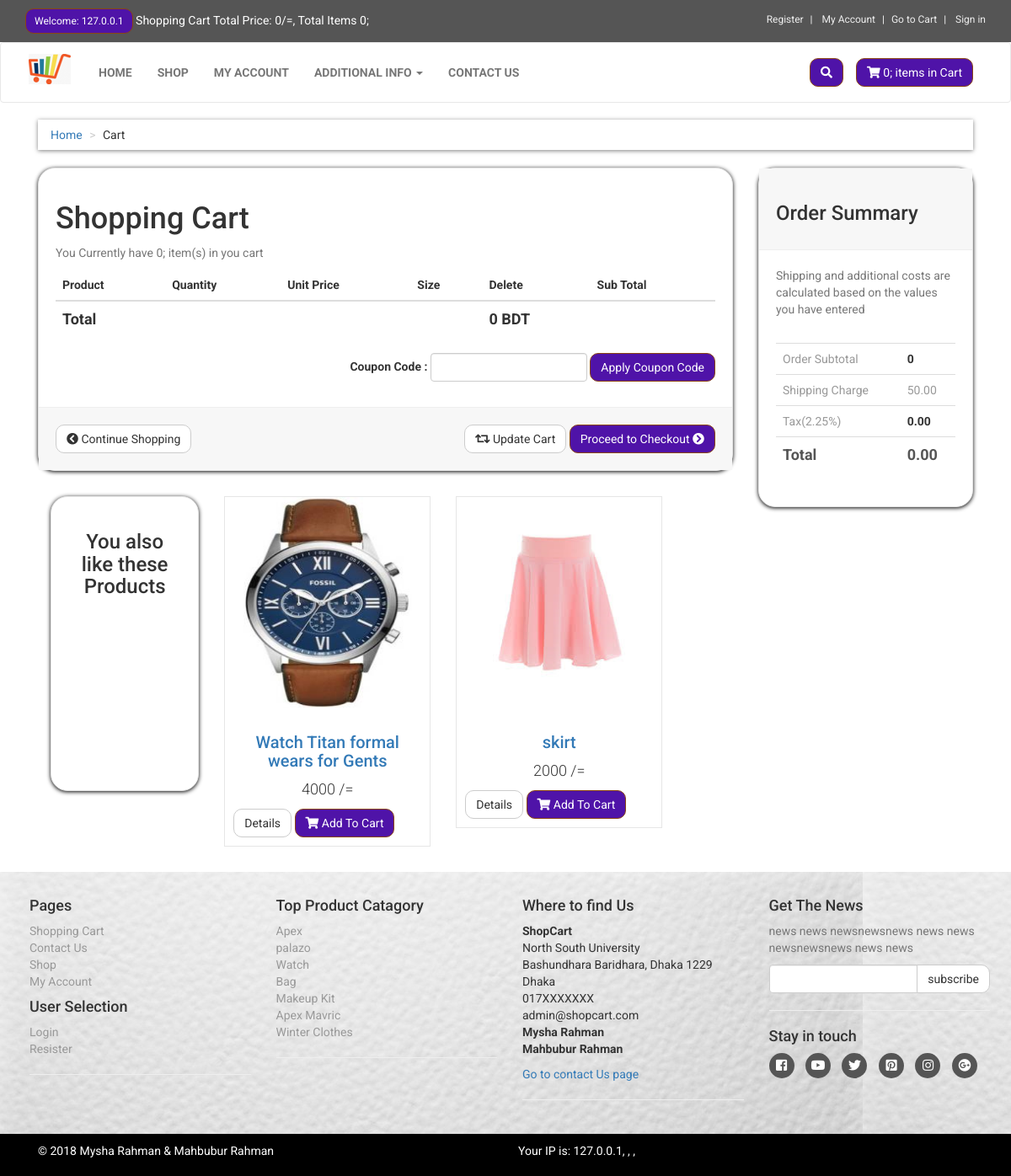
The app's page /cart.php with its own data.
### tables this page shows
CREATE TABLE `products` (
  `product_id` int(11) NOT NULL,
  `p_cat_id` int(11) NOT NULL,
  `cat_id` int(11) NOT NULL,
  `date` timestamp NOT NULL DEFAULT CURRENT_TIMESTAMP ON UPDATE CURRENT_TIMESTAMP,
  `product_title` text NOT NULL,
  `product_img1` text NOT NULL,
  `product_img2` text NOT NULL,
  `product_img3` text NOT NULL,
  `product_price` int(11) NOT NULL,
  `product_desc` text NOT NULL,
  `product_keywords` text NOT NULL
);

CREATE TABLE `product_categories` (
  `p_cat_id` int(11) NOT NULL,
  `p_cat_title` text NOT NULL,
  `p_cat_desc` text NOT NULL
);

### cart.php (the view, shortened to what this page needs)
<?php
include("includes/connection.php");
include("functions/functions.php");
?>
<!DOCTYPE html>
<html lang="en">
<head>
    <link rel="stylesheet" href="styles/bootstrap.min.css">
    <link rel="stylesheet" href="font-awesome/css/fontawesome-all.min.css">
    <link rel="stylesheet" type="text/css" href="styles/style.css">
</head>
<body>
    <div id="top">
        <div class="container">
            <div class="row">
                <div class="col-md-6 login-details">
                    <a href="#" class="btn btn-primary btn-sm">
                        <?php
                        $ip = getRealUserIp();
    if(!isset($_SESSION['customer_email'])){
        echo 'Welcome: '.$ip ;
    }
else
{
    echo "Hello! ".$_SESSION['customer_email']."";
}
                            ?>
                    </a>
                    <a href="#">Shopping Cart Total Price: <?php total_price();?>/=, Total Items <?php items(); ?></a>
                </div>
                <div class="col-md-6">
                    <ul class="menu">
                        <li>
                            <?php
                            if(!isset($_SESSION['customer_email'])){
                                echo "<a href='customer_register.php'>Register</a>";
                            }
                            else
                            {
                                echo "<a href='customer/my_account.php?profile'>Profile</a>";
                            }
                            ?>
                        </li>
                        <li>
                            <?php
                            if(!isset($_SESSION['customer_email'])){
                                echo "<a href='checkout.php'>My Account</a>";
                            }
                            else
                            {
                                echo "<a href='customer/my_account.php?my_orders'>CheckOut</a>";
                            }
                            ?></li>
                        <li><a href="cart.php">Go to Cart</a></li>
                        <li>
                            <?php
                            if(!isset($_SESSION['customer_email'])){ echo "<a href='checkout.php'>Sign in</a>"; } else{ echo "<a href='logout.php'>Sign out</a>"; }
                            ?>
                        </li>
                    </ul>
                </div>
            </div>
        </div>
    </div>
    <div class="navbar navbar-default" id="navbar">
        <div class="container">
            <div class="navbar-header">
                <a class="navbar-brand home" href="index.php">
                    <img src="images/logo-large.PNG" class="hidden-xs">
                </a>
            </div>
            <div class="navbar-collapse collapse" id="navigation">
                <div class="padding-nav">
                    <ul class="nav navbar-nav navbar-left">
                        <li>
                            <a href="index.php"> Home </a>
                        </li>
                        <li>
                            <a href="shop.php"> Shop </a>
                        </li>
                        <li>
                            <a href="customer/my_account.php?profile"> My Account </a>
                        </li>
                        <li>
                            <?php
                          include("additional_info.php");
                          ?>
                        </li>
                        <li>
                            <a href="contact.php"> Contact Us</a>
                        </li>
                    </ul>
                </div>
                <a class="btn btn-primary navbar-btn right" href="cart.php">
                    <i class="fa fa-shopping-cart"></i>
                    <span><?php items(); ?> items in Cart</span>
                </a>
                <div class="navbar-collapse collapse right">
                    <button class="btn navbar-btn btn-primary" type="button" data-toggle="collapse" data-target="#search">
<i class="fa fa-search"></i>
</button>
                </div>
            </div>
        </div>
    </div>
    <div id="content">
        <div class="container">
            <div class="col-md-12">
                <ul class="breadcrumb">
                    <li><a href="index.php">Home</a></li>
                    <li>Cart</li>
                </ul>
            </div>
            <div class="col-md-12">
            </div>
            <div class="col-md-9" id="cart">
                <div class="box">
                    <form action="cart.php" method="post" enctype="multipart-form-data">
                        <h1>Shopping Cart</h1>
                            <p class="text-muted"> You Currently have
                                <?php items(); ?> item(s) in you cart </p>
                            <div class="table-responsive">
                                <table class="table">
                                    <thead>
                                        <tr>
                                            <th colspan="2"> Product </th>
                                            <th>Quantity</th>
                                            <th>Unit Price</th>
                                            <th> Size </th>
                                            <th colspan="1"> Delete </th>
                                            <th colspan="2"> Sub Total</th>
                                        </tr>
                                    </thead>
                                        <?php
                                        $total = 0;
                                        ?>
                                    <tfoot>
                                        <tr>
                                            <th colspan="5"> Total </th>
                                            <th colspan="2">
                                                <?php echo $total; ?> BDT</th>
                                        </tr>
                                    </tfoot>
                                </table>
                                <div class="form-inline pull-right">
                                    <div class="form-group">
                                        <label>Coupon Code : </label>
                                        <input type="text" name="code" class="form-control">
                                    </div>
                                    <input class="btn btn-primary" type="submit" name="apply_coupon" value="Apply Coupon Code">
                                </div>
                            </div>
                            <div class="box-footer">
                                <div class="pull-left">
                                    <a href="index.php" class="btn btn-default"><i class="fas fa-chevron-circle-left"></i> Continue Shopping</a>
                                </div>
                                <div class="pull-right">
                                    <button class="btn btn-default" type="submit" name="update" value="Update Cart">
                                  <i class="fas fa-retweet"></i> Update Cart
                               </button>
                                    <a href="checkout.php" class="btn btn-primary">Proceed to Checkout <i class="fas fa-chevron-circle-right"></i></a>
                                </div>
                            </div>
                    </form>
                </div>
                        <div id="row same-height-row">
                            <div class="col-md-3 col-sm-6">
                                <div class="box same-height headline">
                                    <h3 class="text-center">You also like these Products</h3>
                                </div>
                            </div>
                            <?php
                        $get_products = "SELECT * FROM products order by rand() LIMIT 0,2";
                        $run_products = mysqli_query($con, $get_products);
                        while($row_products = mysqli_fetch_array($run_products)){
                            $pro_id = $row_products['product_id'];
                                $pro_title = $row_products['product_title'];
                                $pro_price = $row_products['product_price'];
                                $pro_img1 = $row_products['product_img1'];
                                echo"
                                <div class='col-md-4 col-sm-6 center-responsive'>
                        <div class='product'>
                            <a href='details.php?pro_id=$pro_id'>
                               <img src='admin/product_images/$pro_img1' alt='product_image' class='img-responsive'>
                           </a>
                            <div class='text'>
                                <h3>
                                    <a href='details.php?pro_id=$pro_id'>$pro_title</a>
                                </h3>
                                <p class='price'>$pro_price /=</p>
                                <p class='button'>
<a href='details.php?pro_id=$pro_id' class='btn btn-default'>Details</a>
                                    <a href='details.php?pro_id=$pro_id' class='btn btn-primary'><i class='fa fa-shopping-cart'></i> Add To Cart</a>
                                </p>
                            </div>
                        </div>
                    </div>
                                ";
                        }
                        ?>
                        </div>
            </div>
            <div class="col-md-3">
                <div class="box" id="order-summary">
                    <div class="box-header">
                        <h3>Order Summary</h3>
                    </div>
                    <p class="text-muted">
                        Shipping and additional costs are calculated based on the values you have entered
                    </p>
                    <div class="table-responsive">
                        <table class="table">
                            <tbody>
                                <tr>
                                    <td>Order Subtotal</td>
                                    <th>
                                        <?php echo $total; ?>
                                    </th>
                                </tr>
                                <tr>
                                    <td>Shipping Charge</td>
                                    <td>50.00</td>
                                </tr>
                                <tr>
                                    <td>Tax(2.25%)</td>
                                    <th>
                                        <?php
                                       if(empty($only_price)){
                                               echo "0.00";
                                               }
                                               else{ echo "$tax"; } ?>
                                    </th>
                                </tr>
                                <tr class="total">
                                    <td>Total</td>
                                    <th>
                                        <?php
                                       if(empty($only_price)){
                                               echo "0.00";
                                               }
                                               else{ echo "$total_charge"; } ?>
                                    </th>
                                </tr>
                            </tbody>
                        </table>
                    </div>
                </div>
            </div>
        </div>
    </div>
    <?php
    include("includes/footer.php");
    ?>
</body>
</html>

### includes/footer.php (shortened to what this page needs)
<div id="footer">
    <div class="container">
        <div class="row">
            <div class="col-md-3 col-sm-6">
                <h4>Pages</h4>
                <ul>
                    <li><a href="cart.php">Shopping Cart</a></li>
                    <li><a href="contact.php">Contact Us</a></li>
                    <li><a href="shop.php">Shop</a></li>
                    <li><a href="customer/my_account.php">My Account</a></li>
                </ul>
                <h4>User Selection</h4>
                <ul>
                    <li><a href="checout.php">Login</a></li>
                    <li><a href="customer_register.php">Resister</a></li>
                </ul>
                <hr class="hidden-md hiddden-lg hidden-sm">
            </div>
            <div class="col-md-3 col-sm-6">
                <h4>Top Product Catagory</h4>
                <ul>
                    <?php
$get_p_cats = "select * from product_categories";
$run_p_cats = mysqli_query($con,$get_p_cats);
while($row_p_cats = mysqli_fetch_array($run_p_cats)){
$p_cat_id = $row_p_cats['p_cat_id'];
$p_cat_title = $row_p_cats['p_cat_title'];
echo "<li> <a href='shop.php?p_cat=$p_cat_id'> $p_cat_title </a> </li>";
}
?>
                </ul>
                <hr class="hidden-md hiddden-lg">
            </div>
            <div class="col-md-3 col-sm-6">
                <h4>Where to find Us</h4>
                <p> <strong>ShopCart</strong> <br> North South University<br> Bashundhara Baridhara, Dhaka 1229<br> Dhaka
                    <br> 017XXXXXXX
                    <br> admin@shopcart.com
                    <br>
                    <strong> Mysha Rahman <br> Mahbubur Rahman </strong>
                </p>
                <a href="contact.php">Go to contact Us page</a>
                <hr class="hidden-md hiddden-lg">
            </div>
            <div class="col-md-3 col-sm-6">
                <h4>Get The News</h4>
                <p class="text-muted">
                    news news newsnewsnews news news newsnewsnews news news
                </p>
                <form action="" method="post">
                    <div class="input-group">
                        <input type="text" class="form-control" name="email">
                        <span class="input-group-btn">
                          <input type="submit" value="subscribe" class="btn btn-default">
                       </span>
                    </div>
                </form>
                <hr>
                <h4>Stay in touch</h4>
                <p class="social">
                    <a href="#">  <i class="fab fa-facebook-square"></i> </a>
                    <a href="#"><i class="fab fa-youtube"></i></a>
                    <a href="#"><i class="fab fa-twitter"></i></a>
                    <a href="#"><i class="fab fa-pinterest-square"></i></a>
                    <a href="#"><i class="fab fa-instagram"></i></a>
                    <a href="#"><i class="fab fa-google-plus"></i></a>
                </p>
            </div>
        </div>
    </div>
</div>
<div id="copyright">
    <div class="container">
        <div class="col-md-6">
            <p class="pull-left"> &copy; 2018 Mysha Rahman &amp; Mahbubur Rahman </p>
        </div>
        <div class="col-md-6">
            <p class="pull-left">
                <?php
            $ipn = getRealUserIp();
 $json  = file_get_contents("http://api.ipstack.com/$ipn?access_key=a6df04d294a0fb365fe76ad6b58723cf");
 $json  =  json_decode($json ,true);
 $country =  $json['country_name'];
 $region= $json['region_name'];
 $city = $json['city'];
            echo 'Your IP is: '.$ipn.', '.$country.', '.$region.', '.$city; ?> </p>
        </div>
    </div>
</div>

### records on screen
products: product_img1 (picture), product_title "Watch Titan formal wears for Gents", product_price "4000"
products: product_img1 (picture), product_title "skirt", product_price "2000"
product_categories: p_cat_title "Apex"
product_categories: p_cat_title "palazo"
product_categories: p_cat_title "Watch"
product_categories: p_cat_title "Bag"
product_categories: p_cat_title "Makeup Kit"
product_categories: p_cat_title "Apex Mavric"
product_categories: p_cat_title "Winter Clothes"

### other values on screen
$ip "127.0.0.1"
$total "0"
$count_items "0 0 0"
$ipn "127.0.0.1"
